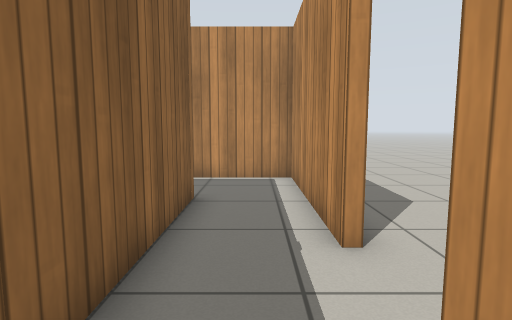
[1] (above)

18 first-person views from a walk through a world built for the Gazebo simulator. The camera is 0.85 m above the floor, tilts 6° down and sees 80° across. The floor is counted in squares, 0.5 m on a side. Each view is taken from the middle of a square. On the plan, view 1 faces up. The plan holds only what a view shows up to about 16 squares ahead; the rest is blank. Gazebo's built-in surfaces are drawn with simple patterns.

[2]
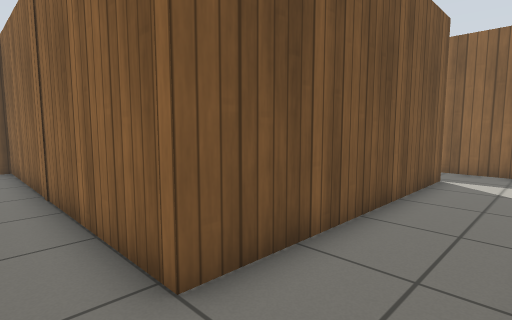

[3]
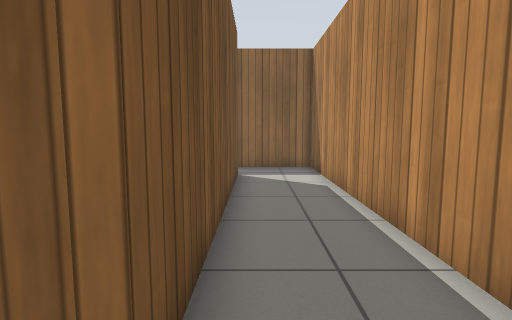

[4]
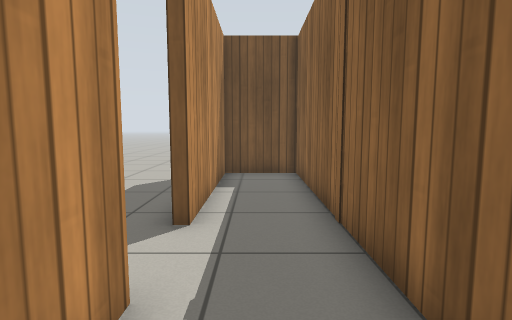

[5]
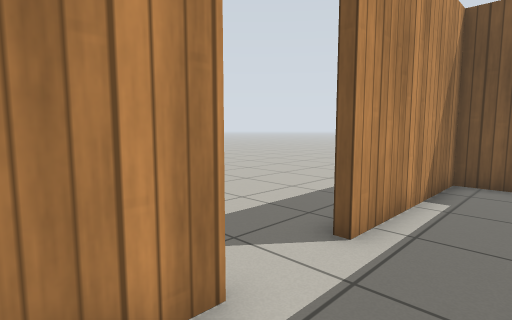

[6]
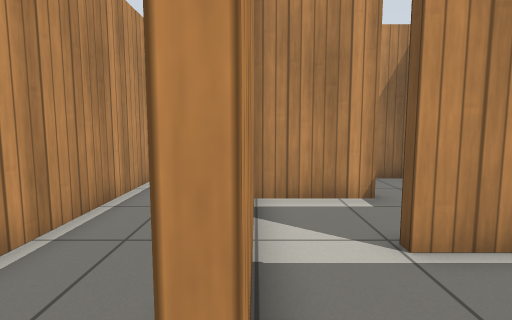

[7]
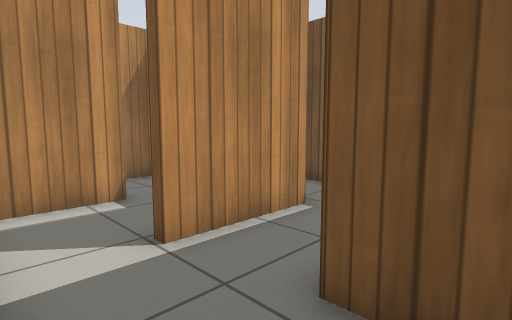

[8]
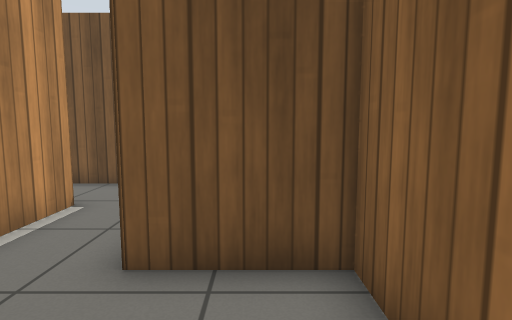

[9]
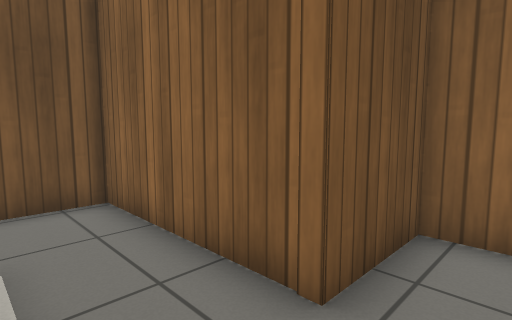

[10]
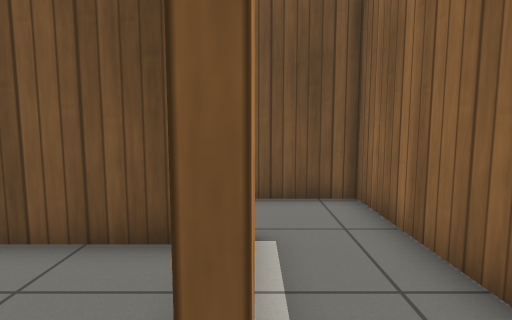

[11]
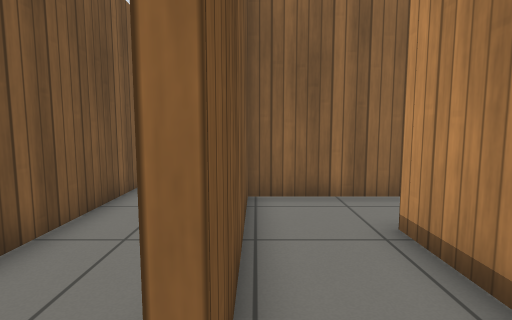

[12]
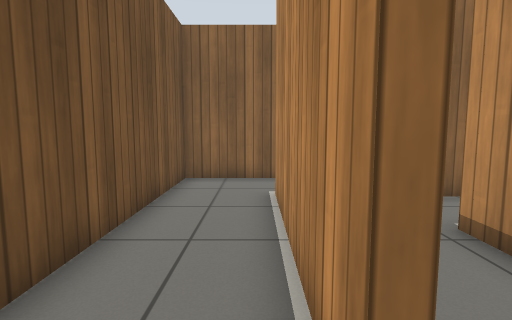

[13]
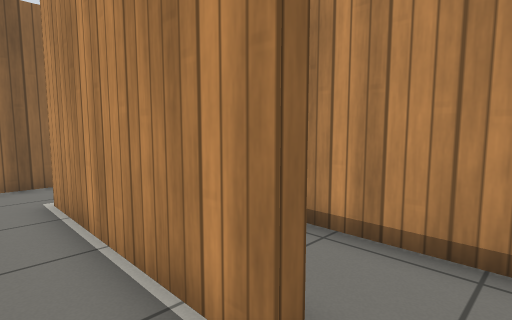

[14]
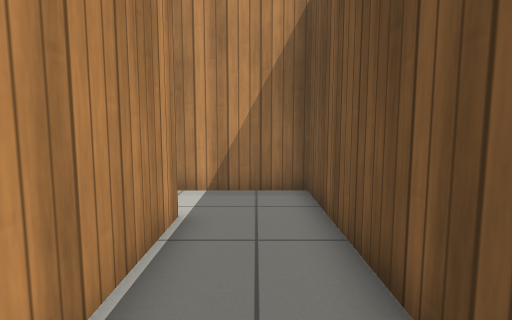

[15]
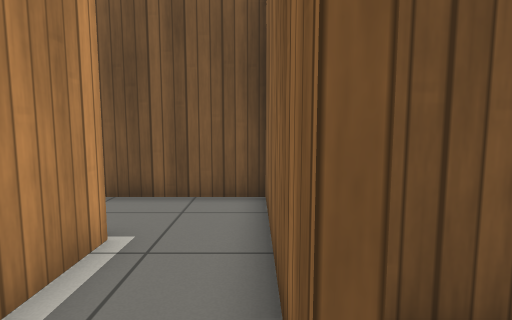

[16]
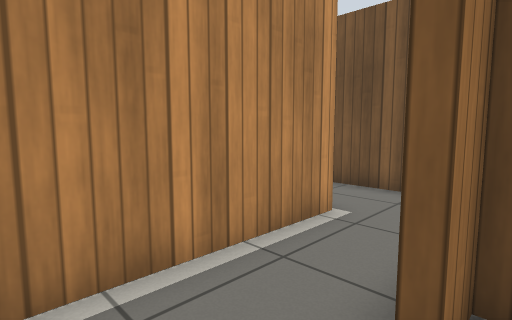

[17]
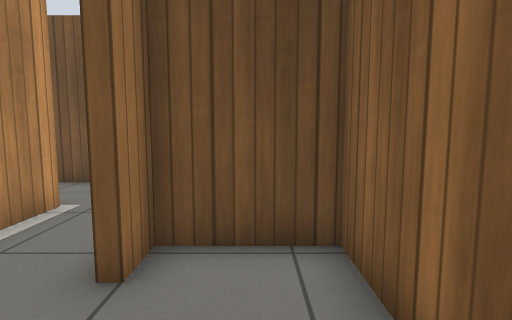

[18]
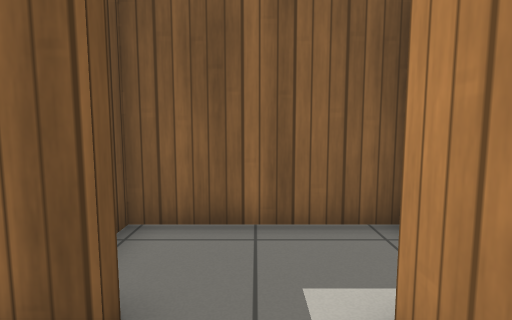

### Floor plan
Ten units are one square. View 1 is at (0, 0); x grows to the right and y downward. Boxes are objects, and circles mark ways between rooms. Rooms are numbered by the first view taken in them; rooms with no view inside come last. Other rooms are left out.
<svg viewBox="-167 -109 188 158">
<path fill="none" stroke="#000" d="M16 -42 12 -42 12 -104 -132 -104 -132 -65M-111 -74 -15 -74 -15 44 12 44 12 -19M-33 -14 -80 -14 -80 -50M-116 -45 -104 -45 -104 12 -43 12 -43 15M-68 -70 -111 -70M-43 15 -107 15 -107 -39M-135 -18 -132 -18 -132 44 -18 44 -18 7M-122 -42 -135 -42M-162 -56 -162 -7 -135 -7 -135 -18M-48 -40 -48 -71M-69 -18 -55 -18M-132 -65 -132 -45 -116 -45"/>
<circle cx="-120" cy="-70" r="3" fill="#2a7"/>
<circle cx="-35" cy="10" r="3" fill="#2a7"/>
<circle cx="-80" cy="-55" r="3" fill="#2a7"/>
<circle cx="-105" cy="-55" r="3" fill="#2a7"/>
<circle cx="-130" cy="-25" r="3" fill="#2a7"/>
<text x="-40" y="-80">1</text>
<text x="-70" y="-10">2</text>
<text x="-90" y="20">3</text>
<text x="-150" y="-40">4</text>
<text x="-70" y="-50">5</text>
<text x="-120" y="-60">6</text>
</svg>
Room 1 opens to room 6. Room 2 opens to room 3. Room 2 opens to room 5. Room 2 opens to room 6. Room 3 opens to room 4.

Where each view was taken, in squares from view 1:
view 1: 0 up, 0 right, facing up
view 2: 10 up, 0 right, facing down-left
view 3: 8 up, 0 right, facing left
view 4: 7 up, 0 right, facing down
view 5: 6 up, 1 left, facing down-right
view 6: 7 up, 12 left, facing right
view 7: 7 up, 12 left, facing down-right
view 8: 8 up, 12 left, facing down
view 9: 6 up, 8 left, facing down-left
view 10: 6 up, 8 left, facing down
view 11: 1 down, 3 left, facing left
view 12: 2 down, 3 left, facing left
view 13: 3 down, 3 left, facing up-left
view 14: 3 down, 10 left, facing right
view 15: 3 up, 13 left, facing down
view 16: 4 up, 14 left, facing down-right
view 17: 5 up, 15 left, facing down
view 18: 3 up, 11 left, facing left
